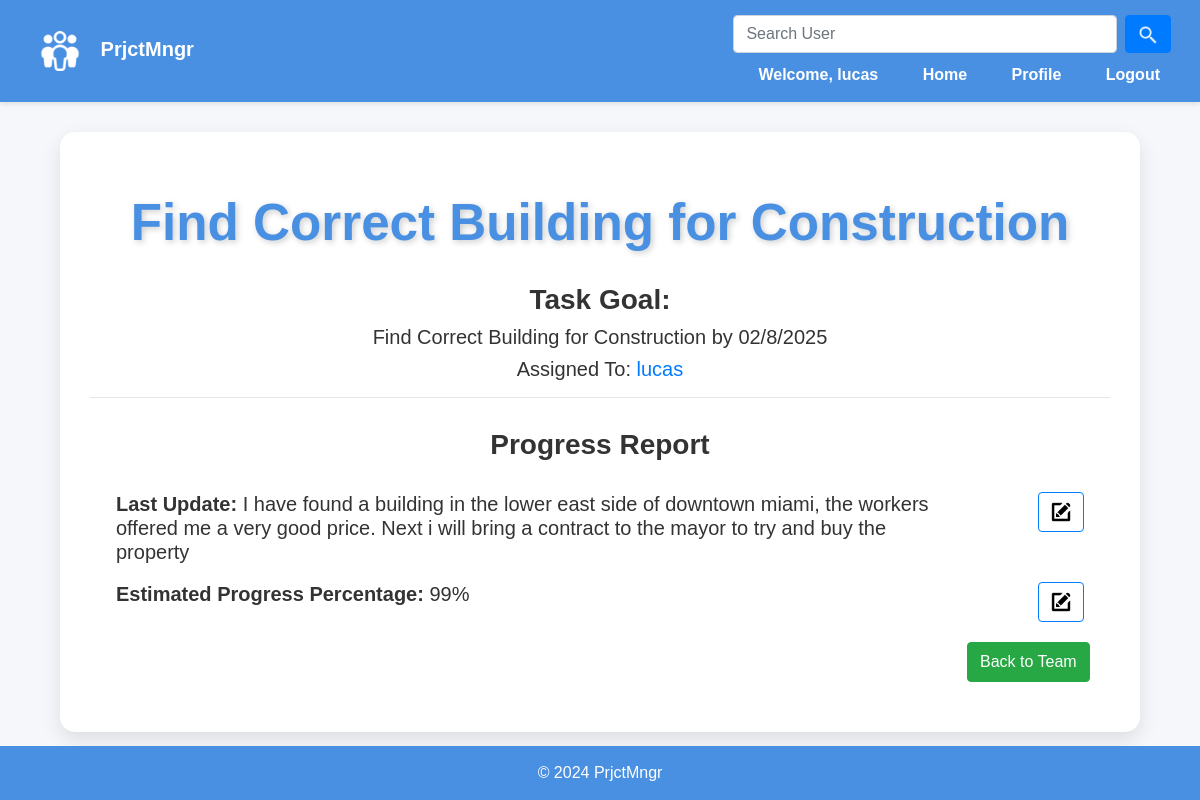
Page /task/12 (signed in) on the earlier database version.
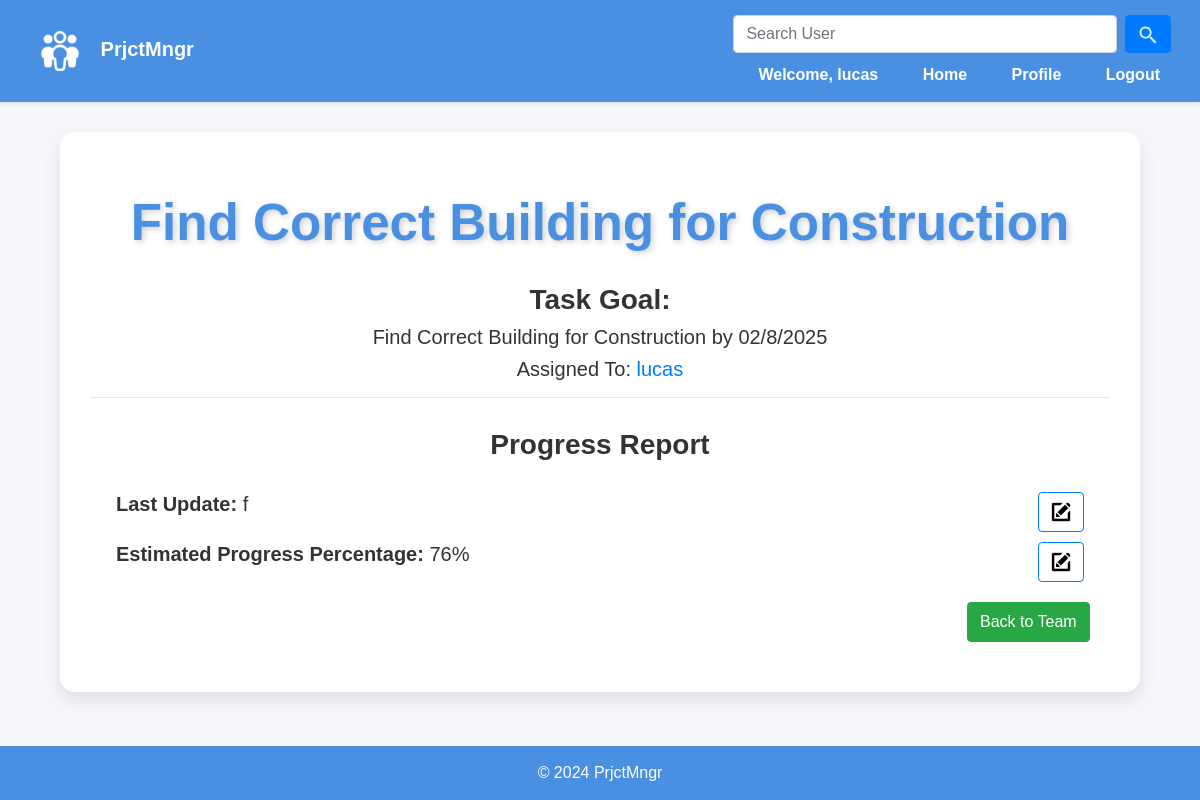
Same page on the later database version.
### team/models.py (models this page shows)
class Task(models.Model):
    name = models.CharField(max_length=120,default='')
    completed = models.BooleanField(default=False)
    assigned_to = models.ForeignKey('User', on_delete=models.CASCADE, related_name='assigned_tasks')
    deadline = models.DateTimeField()
    priority = models.IntegerField(default=0)
    progress = models.IntegerField(default=0)
    progress_description = models.TextField()
    description = models.TextField(default='',)
    team=models.ForeignKey('Team', on_delete=models.CASCADE, related_name='tasks',default=None)

class User(AbstractUser):
    friends = models.ManyToManyField('self', related_name='friends', blank=True)
    bio = models.TextField()

### team/views.py (the view)
# urls.py: path('task/<int:task_id>', views.task, name='task'),
def task(request,task_id):
    task =Task.objects.get(pk=task_id)
    if request.user in task.team.members.all():
        return render(request,"task.html",{"task":task})
    else:
        teams = Team.objects.filter(members=request.user)
        return render(request, "index.html", {
            "teams": teams,
            "message": "You are not permitted to view that task."
        })

### team/templates/task.html (shortened to what this page needs)
{% extends "layout.html" %}
{% load static %}
{% block body %}
    {% if user in task.team.members.all %}
        <div style='justify-items: center; text-align: center;'>
            <h1>{{ task.name }}</h1>
            <h3 style="font-weight: bold; text-align: center">Task Goal:</h3>
            <h5 style="text-align:center;width: 60%">{{ task.description }} by {{ task.deadline|date:"m/j/Y"}}</h5>
            <h5 style="text-align: center">Assigned To: <a href="{% url 'profile' task.assigned_to.username %}">{{ task.assigned_to.username }}</a></h5>
        </div>
        <hr>
        <h3 style="text-align: center;margin:30px;font-weight: bold">Progress Report</h3>
        <div id="progress_div">
            <div class = "row" style="justify-content: space-around;">
                <h5 style="width:80%"> <strong> Last Update: </strong> {{ task.progress_description }}</h5>
                {% if task.assigned_to == user and task.team.archived == False %}
                     <button id="edit_button"  style="height:40px" class="btn btn-outline-primary" value="progress_description">
                         <img  style="height:20px;pointer-events: none" src="{% static 'editLogo.png' %}" alt="edit logo">
                     </button>
                 {% endif %}
            </div>
            <div class = "row" style="justify-content: space-around; margin-top: 10px;">
                <h5 style="width:80%"> <strong> Estimated Progress Percentage:</strong> {{ task.progress }}%</h5>
                    {% if task.assigned_to == user and task.team.archived == False %}
                         <button id="edit_button"  style="height:40px" class="btn btn-outline-primary" value="progress">
                             <img  style="height:20px;pointer-events: none" src="{% static 'editLogo.png' %}" alt="edit logo">
                         </button>
                     {% endif %}
            </div>
        </div>
        <div class = "row" style="justify-content: right; margin:2%">
            <form action="{% url 'team' task.team.name %}" method="post">
                <button class = "btn btn-success" style= "height:40px;justify-content: right">Back to Team</button>
             </form>
        </div>
    {% else %}
        <div class = "alert alert-danger">
            You do not have permission to access this page without being a part of the team first.
        </div>
    {% endif %}
{% endblock %}

Differences in the rows shown:
changed Task "Find Correct Building for Construction": progress_description "I have found a building in the lower east side of downtown miami, the workers offered me a very good price. Next i will bring a contract to the mayor to try and buy the property" → "f"; progress "99" → "76"
